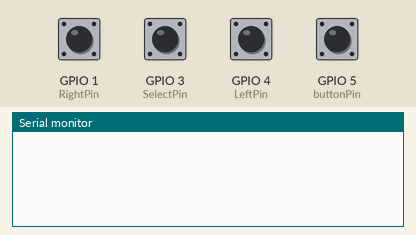
The sketch below on a simulated ESP32. Shown: the last lines printed to the serial monitor. The inputs (shaded band) are chosen by the test bench; at power-on: GPIO 1 (RightPin), GPIO 3 (SelectPin), GPIO 4 (LeftPin), GPIO 5 (buttonPin) LOW.

Above: at 1.2 s.
1.3 s: GPIO 1 (RightPin) pulled HIGH for 0.15 s
At 2.5 s:
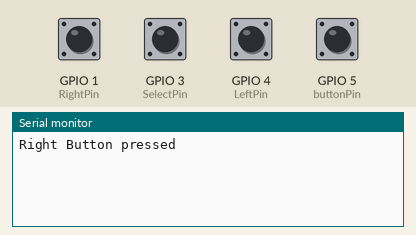
2.9 s: GPIO 3 (SelectPin) pulled HIGH for 0.15 s
At 3.7 s:
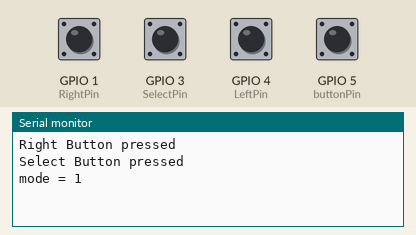
4.5 s: GPIO 4 (LeftPin) pulled HIGH for 0.15 s
At 4.9 s:
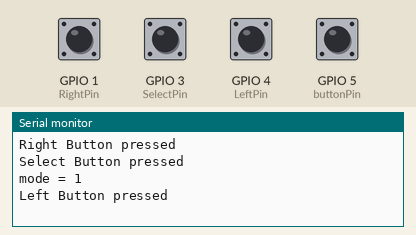
6.1 s: GPIO 5 (buttonPin) pulled HIGH for 0.15 s
At 7.3 s:
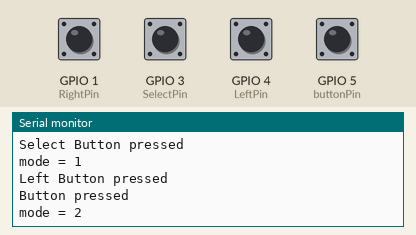
7.7 s: GPIO 1 (RightPin) pulled HIGH for 1 s
At 8.5 s:
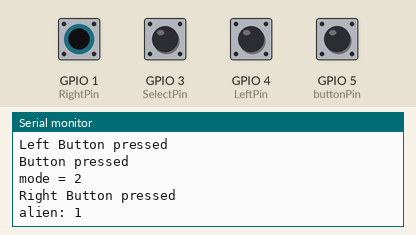
10.2 s: GPIO 3 (SelectPin) pulled HIGH for 1 s
At 11.7 s:
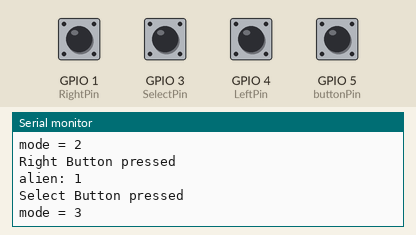

Measured:
- after the input at 1.3 s, the serial monitor: prints a new line at once (image 1)
- after the input at 2.9 s, the serial monitor: prints a new line at once (image 2)
- after the input at 4.5 s, the serial monitor: prints a new line at once (image 3)
- after the input at 6.1 s, the serial monitor: prints a new line at once (image 4)
- after the input at 7.7 s, the serial monitor: prints a new line at once (image 5)
- after the input at 10.2 s, the serial monitor: prints a new line at once (image 6)

The sketch:

Button_Interrupts.ino
```cpp
/*
This is an update to Button Test with interrupts. It implements the basic omnitrix modes and alien selection.
*/

#define buttonPin 5 //Start button
#define RightPin 1 //Right button
#define LeftPin 4 //Left button
#define SelectPin 3 //Select button

#define ALIEN_NUMBER 11 //0-12

bool buttonState = false; //State of start button
bool rightState = false; //State of right
bool leftState = false; //State of left
bool selectbuttonState = false; //State of select button

int mode = 1;
int alienNo = 0;

//variables to keep track of the timing of recent interrupts
unsigned long button_time = 0;
unsigned long last_button_time = 0;

void IRAM_ATTR button_interrupt() {
  //Debouncing
  button_time = millis();
  if (button_time - last_button_time > 200)
  {
    buttonState = true;
    last_button_time = button_time;
  }
}

void IRAM_ATTR Rightbutton_interrupt() {
  //Debouncing
  button_time = millis();
  if (button_time - last_button_time > 200)
  {
    rightState = true;
    last_button_time = button_time;
  }
}

void IRAM_ATTR Leftbutton_interrupt() {
  //Debouncing
  button_time = millis();
  if (button_time - last_button_time > 200)
  {
    leftState = true;
    last_button_time = button_time;
  }
}

void IRAM_ATTR Selectbutton_interrupt() {
  //Debouncing
  button_time = millis();
  if (button_time - last_button_time > 200)
  {
    selectbuttonState = true;
    last_button_time = button_time;
  }
}

void setup() {
    Serial.begin(115200);

    pinMode(buttonPin, INPUT);
    attachInterrupt(buttonPin, button_interrupt, RISING);
    pinMode(RightPin, INPUT);
    attachInterrupt(RightPin, Rightbutton_interrupt, RISING);
    pinMode(LeftPin, INPUT);
    attachInterrupt(LeftPin, Leftbutton_interrupt, RISING);
    pinMode(SelectPin, INPUT);
    attachInterrupt(SelectPin, Selectbutton_interrupt, RISING);
}

void loop() {
    if (buttonState) {
      Serial.printf("Button pressed\n");
      buttonState = false;

      switch (mode) {
        //Omnitrix is in start mode
        case 1:
          //Go to select alien mode
          mode = 2;
          break;
        //Omnitrix is in select alien mode
         case 2:
          //Go to start mode
          mode = 1;
          break;
      }
      Serial.print("mode = ");
      Serial.println(mode);
    }
    if (rightState) {
      Serial.printf("Right Button pressed\n");
      rightState = false;

      switch (mode) {
        //Omnitrix is in select alien mode
        case 2:
          if ((alienNo  + 1)> ALIEN_NUMBER ) {
            alienNo = 0;
          }
          else {
            alienNo += 1;
          }
          Serial.print("alien: ");
          Serial.println(alienNo);
        break;
      }
    }
    if (leftState) {
      Serial.printf("Left Button pressed\n");
      leftState = false;

      switch (mode) {
        //Omnitrix is in select alien mode
        case 2:
          if ((alienNo - 1) < 0 ) {
            alienNo = ALIEN_NUMBER;
          }
          else {
            alienNo -= 1;
          }
          Serial.print("alien: ");
          Serial.println(alienNo);
          break;
      }
    }
    if (selectbuttonState) {
      Serial.printf("Select Button pressed\n");
      selectbuttonState = false;

      switch (mode) {
        //Omnitrix is in select alien mode
        case 2:
          //Go to transformation mode
          mode = 3;
          break;
        //Omnitrix is in transformation mode
         case 3:
          //Go to start mode
          mode = 1;
          break;
      }
      Serial.print("mode = ");
      Serial.println(mode);

    }
}
```
